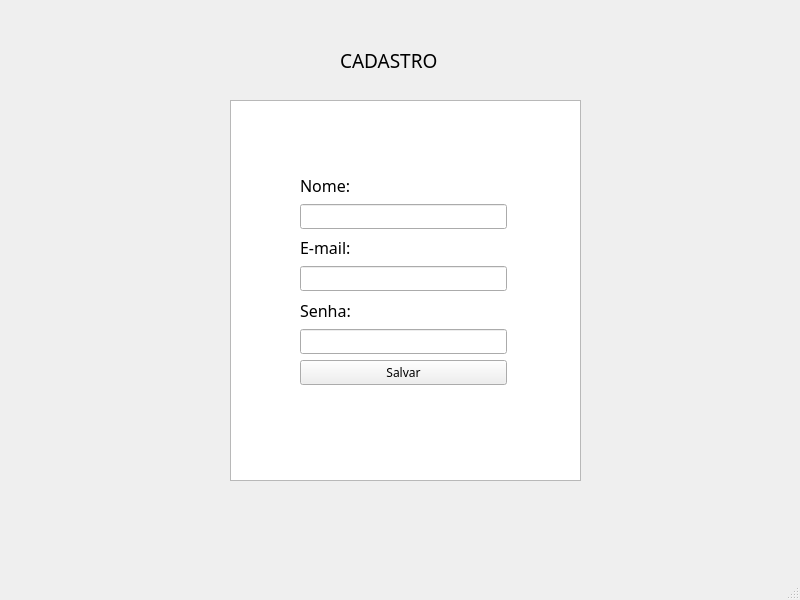
<?xml version="1.0" encoding="UTF-8"?>
<ui version="4.0">
 <class>MainWindow</class>
 <widget class="QMainWindow" name="MainWindow">
  <property name="geometry">
   <rect>
    <x>0</x>
    <y>0</y>
    <width>800</width>
    <height>600</height>
   </rect>
  </property>
  <property name="font">
   <font>
    <family>Lucida Sans Unicode</family>
   </font>
  </property>
  <property name="windowTitle">
   <string>MainWindow</string>
  </property>
  <widget class="QWidget" name="centralwidget">
   <widget class="QTextBrowser" name="textBrowser">
    <property name="geometry">
     <rect>
      <x>230</x>
      <y>100</y>
      <width>351</width>
      <height>381</height>
     </rect>
    </property>
   </widget>
   <widget class="QLabel" name="label_3">
    <property name="geometry">
     <rect>
      <x>340</x>
      <y>50</y>
      <width>131</width>
      <height>20</height>
     </rect>
    </property>
    <property name="font">
     <font>
      <pointsize>14</pointsize>
     </font>
    </property>
    <property name="text">
     <string>CADASTRO</string>
    </property>
   </widget>
   <widget class="QWidget" name="layoutWidget">
    <property name="geometry">
     <rect>
      <x>300</x>
      <y>172</y>
      <width>207</width>
      <height>213</height>
     </rect>
    </property>
    <layout class="QVBoxLayout" name="verticalLayout">
     <item>
      <widget class="QLabel" name="label">
       <property name="font">
        <font>
         <family>Lucida Sans Unicode</family>
         <pointsize>12</pointsize>
         <weight>50</weight>
         <bold>false</bold>
        </font>
       </property>
       <property name="text">
        <string>Nome:</string>
       </property>
      </widget>
     </item>
     <item>
      <widget class="QLineEdit" name="nome">
       <property name="font">
        <font>
         <family>Lucida Sans Unicode</family>
         <pointsize>9</pointsize>
        </font>
       </property>
      </widget>
     </item>
     <item>
      <widget class="QLabel" name="label_2">
       <property name="font">
        <font>
         <family>Lucida Sans Unicode</family>
         <pointsize>12</pointsize>
        </font>
       </property>
       <property name="text">
        <string>E-mail:</string>
       </property>
      </widget>
     </item>
     <item>
      <widget class="QLineEdit" name="e_mail">
       <property name="font">
        <font>
         <family>Lucida Sans Unicode</family>
         <pointsize>9</pointsize>
        </font>
       </property>
      </widget>
     </item>
     <item>
      <widget class="QLabel" name="label_4">
       <property name="font">
        <font>
         <family>Lucida Sans Unicode</family>
         <pointsize>12</pointsize>
        </font>
       </property>
       <property name="text">
        <string>Senha:</string>
       </property>
      </widget>
     </item>
     <item>
      <widget class="QLineEdit" name="senha">
       <property name="font">
        <font>
         <family>Lucida Sans Unicode</family>
         <pointsize>9</pointsize>
        </font>
       </property>
      </widget>
     </item>
     <item>
      <widget class="QPushButton" name="botao_salvar">
       <property name="font">
        <font>
         <family>Lucida Sans Unicode</family>
         <pointsize>9</pointsize>
        </font>
       </property>
       <property name="text">
        <string>Salvar</string>
       </property>
      </widget>
     </item>
    </layout>
   </widget>
  </widget>
  <widget class="QMenuBar" name="menubar">
   <property name="geometry">
    <rect>
     <x>0</x>
     <y>0</y>
     <width>800</width>
     <height>26</height>
    </rect>
   </property>
  </widget>
  <widget class="QStatusBar" name="statusbar"/>
 </widget>
 <resources/>
 <connections/>
</ui>
